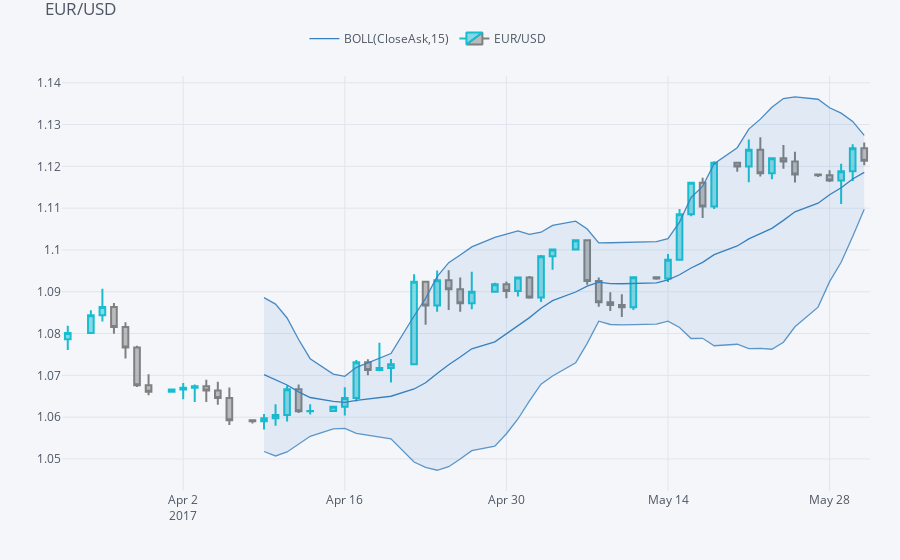

Notebook code cell kept with this figure:
### Code cell
plyo.iplot(qf.iplot(asFigure=True))
